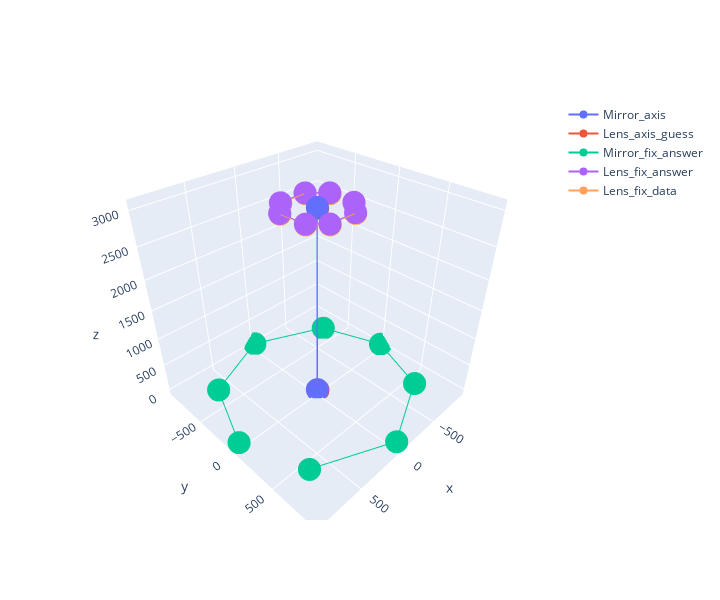
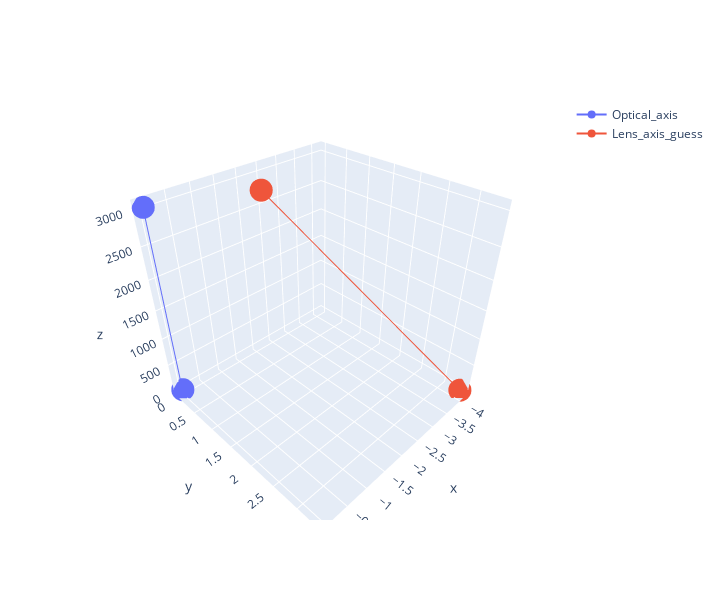

The notebook cell these images were saved under, in order:
### Code cell
Set1 = Setting(mirror_answer,lens_answer,m1,l1)
Set1.print_result();
Set1.plot_result(save=True)
Set1.plot_axis(save=True)

### Figure 1 — Plotly figure (JSON) as saved in the notebook; plotly's stock layout.template omitted (floating-point values rounded to 4 significant figures)
{"data": [{"name": "Mirror_axis", "type": "scatter3d", "x": [0, 0], "y": [0, 0], "z": [0, 3043.0]}, {"name": "Lens_axis_guess", "type": "scatter3d", "x": [-4.149, -1.867], "y": [3.353, 0.6243], "z": [-11.09, 3032.0]}, {"name": "Mirror_fix_answer", "type": "scatter3d", "x": [940.9, 687.1, 1.006, -709.0, -940.0, -703.9, -13.5, 709.1], "y": [0, -642.2, -939.9, -616.9, 8.565, 624.0, 941.1, 619.0], "z": [41.74, 42.34, 42.06, 41.81, 41.98, 42.32, 41.76, 42.24]}, {"name": "Lens_fix_answer", "type": "scatter3d", "x": [-265.8, -127.4, 136.9, 269.2, 259.1, 135.9, -131.8, -264.7], "y": [-127.2, -265.7, -261.0, -119.9, 140.3, 261.5, 263.5, 129.3], "z": [3045.0, 3044.0, 3042.0, 3043.0, 3042.0, 3042.0, 3044.0, 3043.0]}, {"name": "Lens_fix_data", "type": "scatter3d", "x": [-267.9, -129.8, 134.4, 267.0, 257.6, 134.6, -133.0, -266.3], "y": [-125.9, -264.6, -260.6, -119.9, 140.3, 261.7, 264.3, 130.5], "z": [3034.0, 3033.0, 3031.0, 3031.0, 3031.0, 3031.0, 3034.0, 3032.0]}], "layout": {"height": 600, "scene": {"aspectmode": "cube"}, "showlegend": true, "width": 720}}

### Figure 2 — Plotly figure (JSON) as saved in the notebook; plotly's stock layout.template omitted (floating-point values rounded to 4 significant figures)
{"data": [{"name": "Optical_axis", "type": "scatter3d", "x": [0, 0], "y": [0, 0], "z": [0, 3043.0]}, {"name": "Lens_axis_guess", "type": "scatter3d", "x": [-1.867, -4.149], "y": [0.6243, 3.353], "z": [3032.0, -11.09]}], "layout": {"height": 600, "scene": {"aspectmode": "cube"}, "showlegend": true, "width": 720}}
